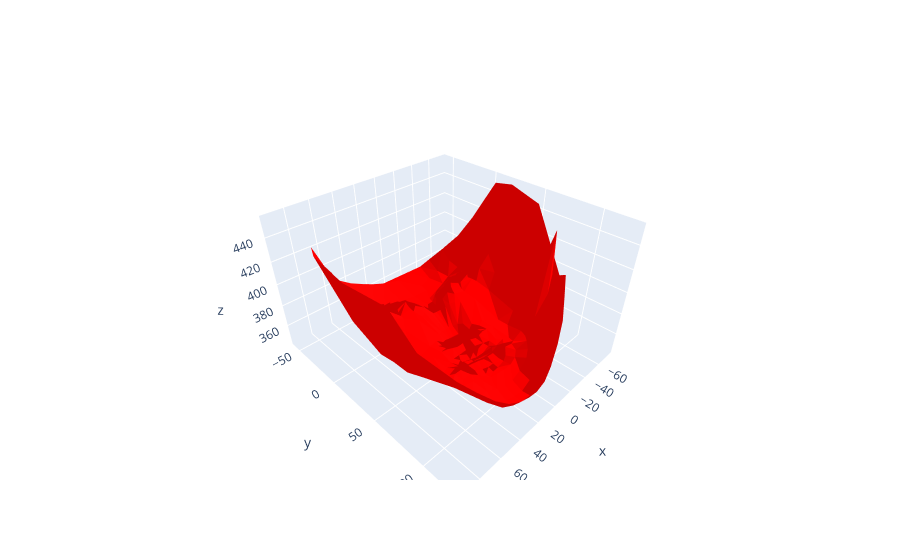

This figure's notebook cell:
### Code cell
%matplotlib notebook
patient = "KDVS_2"
x, y, z = fr_plot(patient)

import plotly.graph_objects as go
from scipy.spatial import Delaunay



pts3d = np.vstack((x, y, z)).T
pts2d = pts3d[:, :2]
tri =   Delaunay(pts2d)
i, j, k = tri.simplices.T  #tri.simplices (faces) is an array of integers of shape (no_triangles, 3)

vertex_color = []
for item in x:
    vertex_color.append((255, 0, 0 ))


fig = go.Figure(go.Mesh3d(x=x, y=y, z=z,
                          i=i, j=j, k=k,#intensity=z, 
                          #colorscale='matter_r', 
                          vertexcolor = vertex_color,
                          flatshading=True))
fig.show()


# fig = go.Figure(data=[go.Mesh3d(x=x, y=y, z=z, color='lightpink', opacity=0.50)])
# fig.show()



# fig = plt.figure()
# ax = fig.gca(projection='3d')
# ax.scatter(x, z, y, s = 5, label=patient)
# ax.legend()

# plt.show()

### Figure 1 — Plotly figure (JSON) as saved in the notebook; plotly's stock layout.template omitted (floating-point values rounded to 4 significant figures; data arrays with more than 128 entries replaced by an {"elided": "..."} marker saying what was removed)
{"data": [{"flatshading": true, "i": {"elided": "985 int values"}, "j": {"elided": "985 int values"}, "k": {"elided": "985 int values"}, "type": "mesh3d", "vertexcolor": {"elided": "510x3 int values"}, "x": {"elided": "510 float values"}, "y": {"elided": "510 float values"}, "z": {"elided": "510 float values"}}], "layout": {}}
